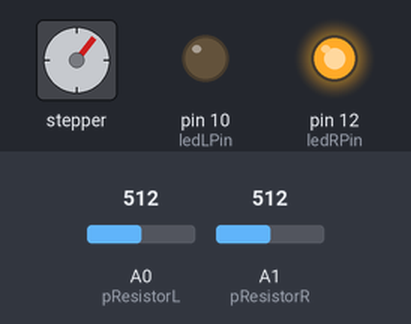
A sketch run on a simulated Arduino Uno, built with avr-gcc and run on an emulated ATmega328P. Shown: stepper motor, output pins drawn as LEDs (lit = HIGH). The test bench sets the inputs (shaded band); at power-on: A1 (pResistorR) = 512, A0 (pResistorL) = 512. Stepper angles assume 2038 steps per turn.

Above: at 6.8 s.
6.9 s: A1 (pResistorR) set to 550
At 7.13 s:
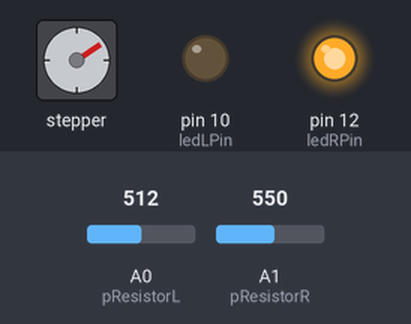
18.8 s: A1 (pResistorR) set to 571
At 19.57 s:
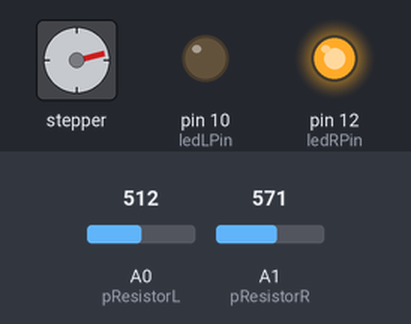
At 30.5 s:
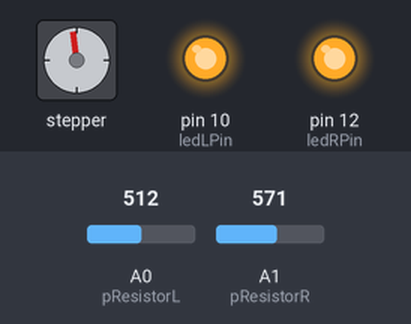
30.7 s: A0 (pResistorL) set to 716
Timing chart, 0 to 43.5 s (numbered marks = the images above; inputs shaded):
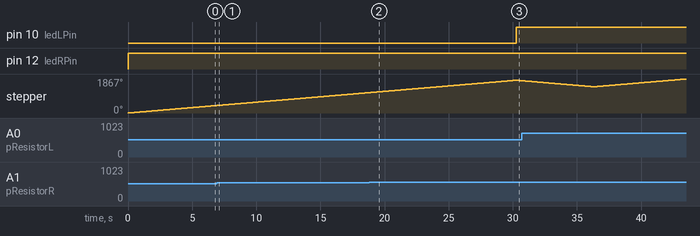

Measured:
- the behaviour switches between 562 and 563 on A1 (pResistorR) (found by bisection; images 1 and 2)
- after the input at 18.8 s, pin 10 (ledLPin): LOW → HIGH after 11.5 s

The sketch:

main.ino
```cpp
#include <Stepper.h>


const int stepsPerRevolution = 2038;
const int pResistorL = A0;
const int pResistorR = A1;
const int ledLPin=10;
const int ledRPin=12;


int L;
int R;
int diff = L-R;
int margin = 50;
Stepper myStepper = Stepper(stepsPerRevolution, 2, 4, 3, 5);


void setup(){
 pinMode(ledLPin, OUTPUT);
 pinMode(ledRPin, OUTPUT);
 pinMode(pResistorL, INPUT);
 pinMode(pResistorR, INPUT);
}


void loop(){
  L = analogRead(pResistorL);
  R = analogRead(pResistorR);


  if(diff>margin)
{
  diff=L-R;
 digitalWrite(ledLPin, HIGH);
 myStepper.setSpeed(10);
  myStepper.step(-stepsPerRevolution);
 {
{
}
 }
}
  else
  {
    diff = R-L;
  if(diff>margin);
  {
    diff = R-L;
    digitalWrite(ledRPin, HIGH);
   myStepper.setSpeed(10);
  myStepper.step(stepsPerRevolution);
  }
  }
}
```
